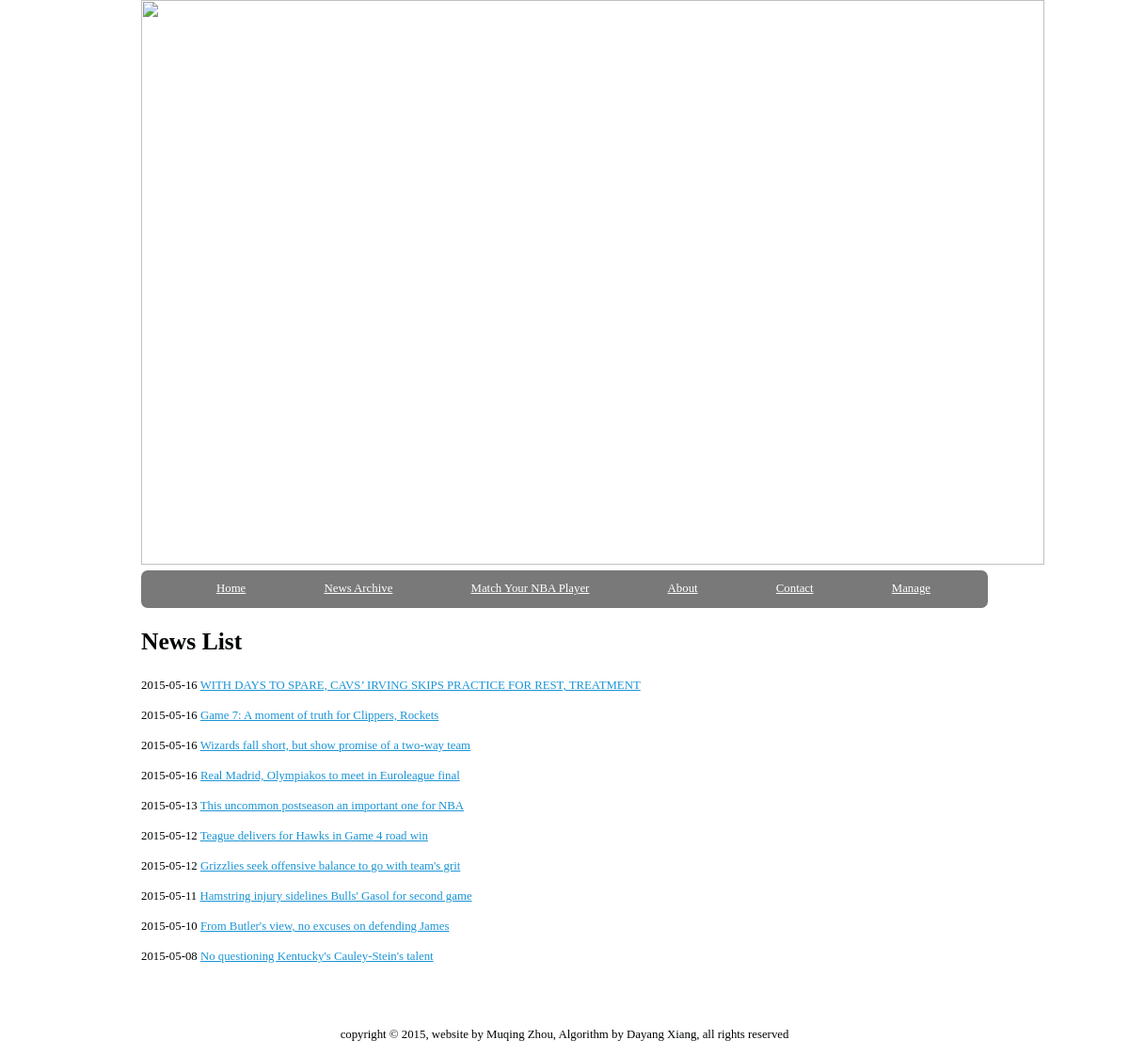
The page /nbamatch/newslist/ on the database its author committed.
### nbamatch/models.py (models this page shows, shortened)
class Post(models.Model):
	title = models.CharField(max_length = 140)
	body = models.TextField()
	date = models.DateTimeField()

### nbamatch/templates/latestnews.html (shortened to what this page needs)
{%  extends "base.html" %}
{%  block content %}
<h1>News List</h1>
{%  for post in object_list %}
<p>{{ post.date | date:"Y-m-d" }} <a href = "/nbamatch/{{post.id}}">{{ post.title }}</a></p>
{% endfor %}
<br>
<br>
{% endblock %}

### static/css/styles.css (style rules this page uses)
body { color:#000305; font-size: 80%; font-family: 'Lucida Sans Unicode'; line-height: 1.5; text-align: left; }
a { text-decoloration: none; }
a:link, a:visited { color:#1A94D6; }
.body { margin:0 auto; width:75%; clear:both; }

### rows shown on the page
Post: date "2015-05-16", title "WITH DAYS TO SPARE, CAVS’ IRVING SKIPS PRACTICE FOR REST, TREATMENT"
Post: date "2015-05-16", title "Game 7: A moment of truth for Clippers, Rockets"
Post: date "2015-05-16", title "Wizards fall short, but show promise of a two-way team"
Post: date "2015-05-16", title "Real Madrid, Olympiakos to meet in Euroleague final"
Post: date "2015-05-13", title "This uncommon postseason an important one for NBA"
Post: date "2015-05-12", title "Teague delivers for Hawks in Game 4 road win"
Post: date "2015-05-12", title "Grizzlies seek offensive balance to go with team's grit"
Post: date "2015-05-11", title "Hamstring injury sidelines Bulls' Gasol for second game"
Post: date "2015-05-10", title "From Butler's view, no excuses on defending James"
Post: date "2015-05-08", title "No questioning Kentucky's Cauley-Stein's talent"
